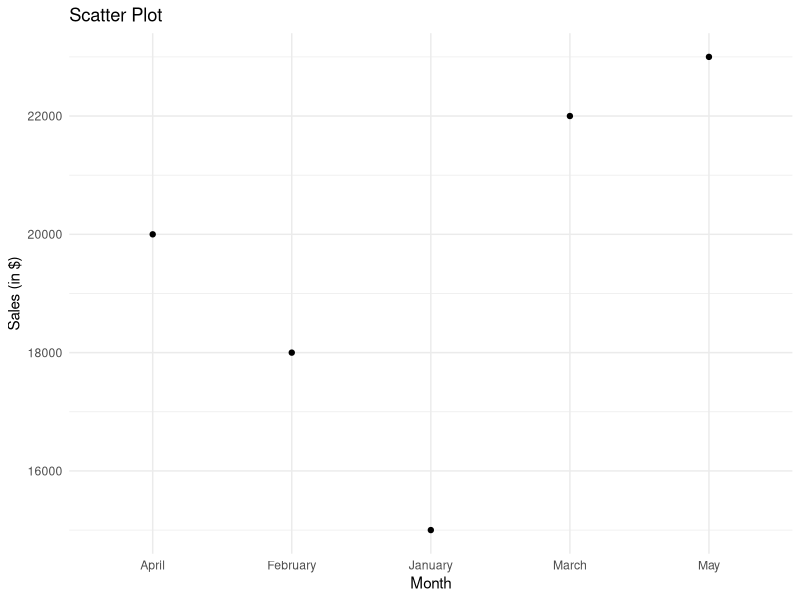

R code for this plot:
# Install and load ggplot2 package
if (!requireNamespace("ggplot2", quietly = TRUE)) {
  install.packages("ggplot2")
}
library(ggplot2)

# Your data
sales_data <- data.frame(
  Month = c("January", "February", "March", "April", "May"),
  Sales = c(15000, 18000, 22000, 20000, 23000)
)

# Scatter Plot
scatter_plot <- ggplot(sales_data, aes(x = Month, y = Sales)) +
  geom_point() +
  labs(title = "Scatter Plot", x = "Month", y = "Sales (in $)") +
  theme_minimal()
# Print or display the plots
print(scatter_plot)

